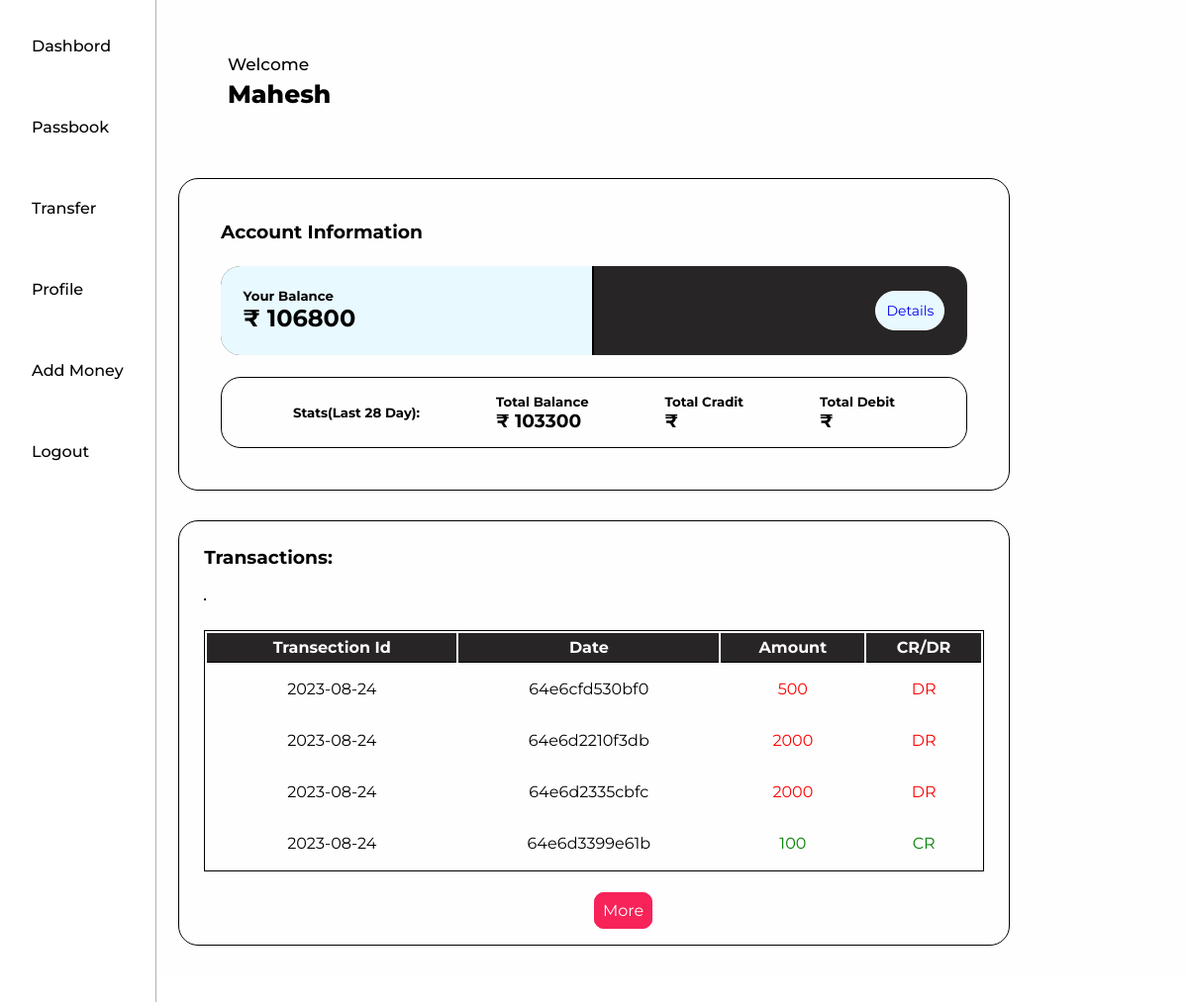
The page /code/dashbord/ (signed in) on the database its author committed.
### tables this page shows
CREATE TABLE `transactions` (
  `transection_id` varchar(50) NOT NULL,
  `date` date NOT NULL DEFAULT current_timestamp(),
  `from_ac` bigint(11) NOT NULL,
  `to_ac` bigint(11) NOT NULL,
  `amount` bigint(11) NOT NULL
);

### code/dashbord/index.php (the view, shortened to what this page needs)
<?php
include("header.php");
include("conn.php");
$uname = $_SESSION['username'];
$ac = $uname['account_no'];
$sql = "Select * from transactions where `from_ac` = '$ac' OR `to_ac` = '$ac' LIMIT 5";
$result = mysqli_query($con, $sql);
$count = mysqli_num_rows($result);
$total_bal = "SELECT SUM(amount) FROM transactions WHERE `date` >= DATE_SUB(CURRENT_DATE, INTERVAL 1 MONTH) AND `from_ac` = '$ac' OR `to_ac` = '$ac'";
$total_sql = mysqli_query($con, $total_bal);
$row = mysqli_fetch_array($total_sql);
$total_cr_bal = "SELECT SUM(amount) FROM transactions WHERE `date` >= DATE_SUB(CURRENT_DATE, INTERVAL 1 MONTH) AND `to_ac` = '$ac'";
$total_cr_sql = mysqli_query($con, $total_cr_bal);
$cr_row = mysqli_fetch_array($total_cr_sql);
$total_dr_bal = "SELECT SUM(amount) FROM transactions WHERE `date` >= DATE_SUB(CURRENT_DATE, INTERVAL 1 MONTH) AND `from_ac` = '$ac'";
$total_dr_sql = mysqli_query($con, $total_dr_bal);
$dr_row = mysqli_fetch_array($total_dr_sql);
?>
<main>
    <?php include("sidebar.php")?>
  <section>
    <div class="greeating">
      Welcome <br> <span><?php print_r($uname['f_name']);?></span>
    </div>
    <div class="content-page">
        <div class="acc_info">
          <h3>Account Information</h3>
          <div class="balance">
            <div class="bal-left">
              <h5>Your Balance </h5>
              <h2>&#8377 <?php print_r($uname['balance']);?></h2>
            </div>
            <div class="bal-right">
              <a class="bal-rig-btn" href="./passbook.php">Details <ion-icon name="chevron-forward-outline"></ion-icon></a>
            </div>
          </div>
          <div class="balance-stats">
            <h5>Stats(Last 28 Day):</h5>
            <div class="stats-sec">
            <div class="stats-info">
              <h5>Total Balance</h5>
              <h3>&#8377 <?php echo $row[0];?></h3>
            </div>
            </div>
            <div class="stats-sec">
            <div class="stats-info">
              <h5>Total Cradit</h5>
              <h3>&#8377 <?php echo $cr_row[0]?></h3>
            </div>
            </div>
            <div class="stats-sec">
            <div class="stats-info">
              <h5>Total Debit</h5>
              <h3>&#8377 <?php echo $dr_row[0]?></h3>
            </div>
            </div>
          </div>
       </div>
       <div class="transction-stat">
        <h3>Transactions:</h3>
        <?php
        if($count != 0){
          echo "
          <div class='transaction-table'>
          <table rs Info</h1>
          <table style='width:100%;'>
          <tr>
              <th>Transection Id </th>
              <th>Date</th>
              <th>Amount</th>
              <th>CR/DR</th>
          </tr>";
          while($row=mysqli_fetch_row($result)) {
            if($uname['account_no'] == $row[2])
            {
              $type = "DR";
            }
            else{
              $type = "CR";
            }
            if($type == 'DR')
            {
              $color = 'red';
            }
            else{
              $color = 'green';
            }
            echo "
          <tr>
                <td>$row[1]</td>
              <td>$row[0]</td>
              <td style='color:$color'>$row[4]</td>
              <td style='color:$color'>$type</td>
          </tr>
          ";
          }
        echo " </table>
          </div>
          <a href='./passbook.php' class='more_btn'>More</a>
          ";
        }
        else{
          echo " <h4>No Transection Found!</h4>";
        }
        ?>
       </div>
    </div>
  </section>
</main>

### code/dashbord/dashbord.css (style rules this page uses)
* { margin: 0px; padding: 0px; box-sizing: border-box; }
main { display: flex; }
section { flex: 1; min-height: 100vh; position: relative; background: #fefefe; }
.content-page { height: 100%; width: 70%; margin: 20px auto; }
a { text-decoration: none; border: 1px solid var(--white); }
.acc_info { border: 1px solid black; padding: 5%; border-radius: 20px; }
.greeating span { font-weight: 800; font-size: 25px; }
.greeating { padding: 50px; line-height: 30px; font-weight: 500; font-size: 17px; text-transform: capitalize; display: block; margin-left: 15%; }
.balance { display: flex; border: none; border-radius: 20px; margin: 3% 0; background: #272526; width: 100%; }
.bal-left { border-right: 2px solid black; border-radius: 20px 0 0 20px; width: 50%; padding: 3%; background: #e8f9ff; }
.bal-right { border-radius: 0 20px 20px 0; width: 50%; padding: 3%; display: flex; justify-content: flex-end; align-items: center; }
.bal-rig-btn { padding: 3%; border-radius: 20px; background: #e8f9ff; font-size: 14px; transition: .3s all linear; }
.balance-stats { border: 1px solid black; border-radius: 20px; padding: 2%; display: flex; justify-content: space-evenly; align-items: center; }
.stats-sec { display: flex; align-items: center; gap: 20px; }
.transction-stat a { text-align: center; }
.transction-stat { margin: 30px 0; border: 1px solid black; border-radius: 20px; padding: 3%; }
table { border: 1px solid black; text-align:center; margin: 30px 0; }
th { height: 30px; border-bottom: 1px solid black; background: #272526; color: #fefefe; }
td { height: 50px; }
.more_btn { border: 1px solid #f72359; padding: 1%; margin: 10px 50%; border-radius: 10px; background: #f72359; color: #fefefe; transition: .3s all linear; }

### rows shown on the page
transactions: date "2023-08-24", transection_id "64e6cfd530bf0", amount "500", from_ac "DR"
transactions: date "2023-08-24", transection_id "64e6d2210f3db", amount "2000", from_ac "DR"
transactions: date "2023-08-24", transection_id "64e6d2335cbfc", amount "2000", from_ac "DR"
transactions: date "2023-08-24", transection_id "64e6d3399e61b", amount "100", from_ac "CR"

### other values the page prints
$row[0] "103300"
